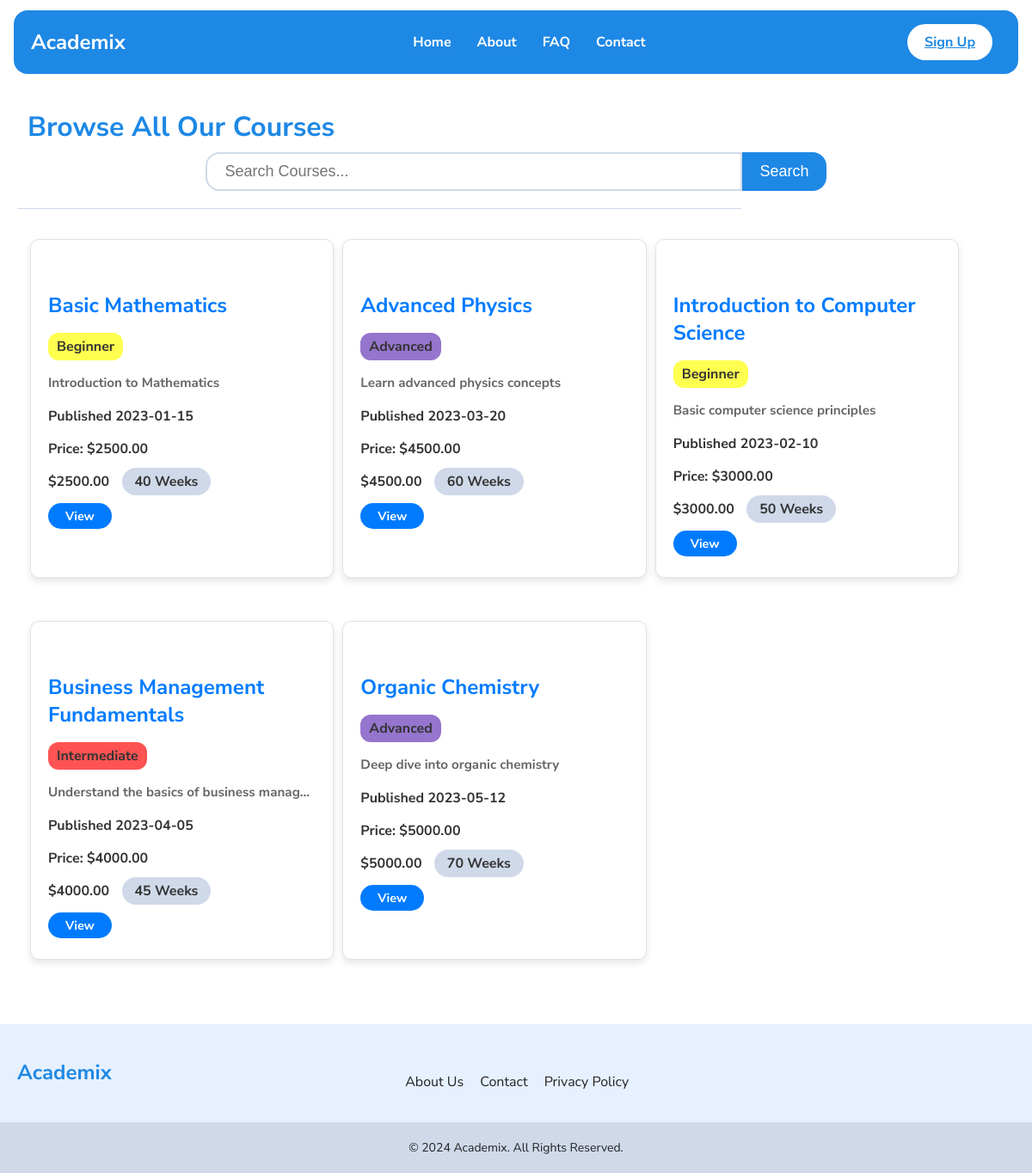
Screenshot of /courses/index.php with the database file from the repository.
### tables this page shows
CREATE TABLE course (
    course_id INT PRIMARY KEY AUTO_INCREMENT,
    course_name VARCHAR(255),
    level VARCHAR(50),
    thumbnail_url VARCHAR(255),
    description TEXT,
    published_date DATE,
    price DECIMAL(10, 2),
    duration INT,
    subject_id INT,
    remarks TEXT,
    status VARCHAR(50),
    reviewed_time DATETIME,
    reviewer_id INT,
    publish_time DATETIME,
    publisher_id INT,
    FOREIGN KEY (subject_id) REFERENCES subject(subject_id),
    FOREIGN KEY (reviewer_id) REFERENCES course_reviewer(reviewer_id),
    FOREIGN KEY (publisher_id) REFERENCES course_publisher(publisher_id)
);

### courses/index.php (the view, shortened to what this page needs)
<!DOCTYPE html>
<html lang="en">
<head>
    <?php
    include "../utils/db.php";
    $search_query = isset($_GET['search']) ? $conn->real_escape_string($_GET['search']) : '';
    if (!empty($search_query)) {
        $sql = "SELECT * FROM course WHERE course_name LIKE '%$search_query%'";
    } else {
        $sql = "SELECT * FROM course";
    }
    $result = $conn->query($sql);
    ?>
    <link rel="stylesheet" href="../styles/global.css">
    <link rel="stylesheet" href="../styles/components.css">
    <link rel="stylesheet" href="../styles/all-courses.css">
    <link rel="stylesheet" href="../styles/components/search-bar.css">
    <link rel="stylesheet" href="../styles/components/loader.css">
</head>
<body>
    <?php
    include "../components/header.php";
    ?>
    <main>
        <h1 class="heading">Browse All Our Courses</h1>
        <form action="" method="GET" class="search-bar search-bar-margin">
            <input type="text" id="search-input" name="search" placeholder="Search Courses..." value="<?= $search_query ?>" oninput="searchCourses()">
            <button id="search-button" type="submit">Search</button>
        </form>
        <div class="courses-list">
            <div class="course-item">
                <div class="course-container">
                    <div class="course-box">
                        <div class='course-container' id="search-list" class="search-list">
                            <?php if ($result->num_rows > 0): ?>
                                <?php while ($row = $result->fetch_assoc()): ?>
                                    <div class='card mb-3 course-card'>
                                        <div class='row g-0'>
                                            <div class='col-md-12'>
                                                <div class='card-body'>
                                                    <h5 class='card-title'><?= $row['course_name'] ?></h5>
                                                    <p class='card-text course-level'><?= $row['level'] ?></p>
                                                    <p class='card-text description'> <?= $row['description'] ?></p>
                                                    <p class='card-text'><strong>Published</strong> <?= $row['published_date'] ?></p>
                                                    <p class='card-text'><strong>Price:</strong> $<?= $row['price'] ?></p>
                                                    <p class='card-text'> $<?= $row['price'] ?> <span class="course-weeks"> <?= $row['duration'] ?> Weeks</span></p>
                                                    <a class='btn btn-primary btn-sm' href='../courses/watch.php?course_id=<?= $row['course_id'] ?>'>View</a>
                                                </div>
                                            </div>
                                        </div>
                                    </div>
                                <?php endwhile; ?>
                            <?php else: ?>
                                <p>No courses found for your search.</p>
                            <?php endif; ?>
                        </div>
                    </div>
                </div>
            </div>
        </div>
    </main>
    <?php include "../components/footer.php"; ?>
</body>
</html>

### components/header.php (shortened to what this page needs)
<?php
$auth_info = [
  "user" =>  ["redirect" => "../user", "button" => "Dashboard"],
  "admin" => ["redirect" => "/admin", "button" => "Administrator"],
  "support" => ["redirect" => "/support", "button" => "Support"],
  "reviewer" => ["redirect" => "../reviewer", "button" => "Reviewer"],
  "publisher" => ["redirect" => "../publisher", "button" => "Publisher"]
];
?>
<header class="header">
  <a class="logo" href="/">Academix</a>
  <nav class="nav">
    <ul class="nav-links">
      <li><a href="/">Home</a></li>
      <li><a href="/about-us">About</a></li>
      <li><a href="/faq">FAQ</a></li>
      <li><a href="/contact-us">Contact</a></li>
    </ul>
  </nav>
  <?php if (isset($_SESSION['user_id'])) { ?>
    <a class="special-button" href="<?php
                                    $role = $_SESSION['role'];
                                    echo $auth_info[$role]['redirect'];
                                    ?>">
      <?php echo $auth_info[$role]['button']; ?>
    </a>
    <form method="post" style="display:inline;">
      <button type="submit" name="sign_out" class="special-button">Sign Out</button>
    </form>
  <?php } else { ?>
    <a class="special-button" href="/sign-up">Sign Up</a>
  <?php } ?>
</header>

### components/footer.php (shortened to what this page needs)
<footer class="footer">
  <div class="footer-content">
    <div class="footer-logo">
      <h3>Academix</h3>
    </div>
    <div class="footer-links">
      <ul>
        <li><a href="/about-us">About Us</a></li>
        <li><a href="/contact-us">Contact</a></li>
        <li><a href="/privacy-policy">Privacy Policy</a></li>
      </ul>
    </div>
    <div class="footer-social">
    </div>
  </div>
  <div class="footer-bottom">
    <p>&copy; 2024 Academix. All Rights Reserved.</p>
  </div>
</footer>

### styles/global.css (style rules this page uses)
:root { --app-bg: #ffffff; --app-white: white; --app-primary: #1e88e5; --app-secondary: #2196f3; --app-active: #cfd9e9; --app-text: #222; --app-mute: #cfd9e9; --app-special: #e6f0ff; --app-error: #ff5353; --font-size-large: 24px; --font-size-small: 14px; --transition: all 300ms ease; }
body { margin: 0; font-family: 'Nunito Sans', system-ui, -apple-system, BlinkMacSystemFont, 'Segoe UI', Roboto, Oxygen, Ubuntu, Cantarell, 'Open Sans', 'Helvetica Neue', sans-serif; background-color: var(--app-bg); }
main { min-height: 80vh; padding: 20px; }
.course-level { width: max-content; padding: 5px 10px; border-radius: 0.75rem; }

### styles/components.css (style rules this page uses)
.heading { color: var(--app-primary); margin: 0.5rem 0.75rem; }
.header { display: flex; justify-content: space-between; align-items: center; padding: 10px 20px; background-color: var(--app-primary); color: var(--app-white); margin: 0.75rem 1rem; border-radius: 1rem; }
.logo { all: unset; cursor: pointer; font-size: 1.5rem; font-weight: bold; }
.nav { flex: 1; }
.nav-links { list-style: none; display: flex; justify-content: center; }
.nav-links li { margin: 0 15px; }
.nav-links a { color: var(--app-white); font-weight: bold; text-decoration: none; }
.special-button { background-color: var(--app-white); border: none; padding: 10px 20px; margin-inline: 10px; color: var(--app-primary); font-weight: bold; border-radius: 2rem; cursor: pointer; transition: var(--transition); }
.footer { background-color: var(--app-special); color: var(--app-text); padding: 40px 0 0 0; text-align: center; }
.footer-content { display: flex; justify-content: space-between; flex-wrap: wrap; max-width: 1200px; margin: 0 auto; padding: 0 20px; }
.footer-logo h3 { font-size: 24px; margin: 0; color: var(--app-primary); }
.footer-links ul { list-style: none; padding: 0; }
.footer-links ul li { display: inline; margin-right: 15px; }
.footer-links ul li a { color: var(--app-text); text-decoration: none; font-size: 16px; transition: color 0.3s ease; }
.footer-bottom { padding: 20px 0; background-color: var(--app-active); margin-top: 20px; }
.footer-bottom p { margin: 0; font-size: 14px; }

### styles/all-courses.css (style rules this page uses)
.btn { display: inline-block; padding: 8px 12px; margin: 4px 0; border: none; border-radius: 4px; cursor: pointer; text-align: center; text-decoration: none; }
.btn-primary { background-color: #007bff; color: white; }
.btn-sm { font-size: 0.9em; padding: 6px 10px; }
.courses-list { display: flex; flex-direction: column; }
.course-item { font-weight: bold; display: flex; justify-content: space-between; align-items: flex-start; margin-bottom: 20px; padding: 15px; border-top: 1px solid var(--app-mute); width: 70%; }
.course-container { display: flex; flex-direction: column; gap: 40px; height: 100%; }
.course-card { border: 1px solid #dee2e6; border-radius: 10px; box-shadow: 0 4px 8px rgba(0, 0, 0, 0.1); transition: transform 0.2s ease-in-out; background-color: #fff; overflow: hidden; margin: 20px 0; }
.course-card .card-body { padding: 20px; }
.course-card .card-title { font-size: 1.5rem; color: #007bff; margin-bottom: 15px; }
.course-card .card-text { font-size: 1rem; margin-bottom: 10px; color: #333; }
.course-card .description { color: #666; font-size: 0.95rem; line-height: 1.5; max-height: 60px; overflow: hidden; text-overflow: ellipsis; white-space: nowrap; }
.course-card .btn { background-color: #007bff; border: none; border-radius: 50px; padding: 5px 20px; transition: background-color 0.2s ease-in-out; }
.course-container { display: grid; width: 90vw; grid-template-columns: repeat(3, 1fr); gap: 10px; }
.course-weeks { margin-inline: 10px; background-color: var(--app-mute); border-radius: 1rem; padding: 5px 15px; }

### styles/components/search-bar.css (style rules this page uses)
.search-bar { display: flex; width: 100%; display: flex; justify-content: center; }
.search-bar input { width: 50%; padding: 10px; padding-inline: 20px; border-radius: 1rem 0rem 0rem 1rem; border: 2px solid var(--app-mute); background-color: var(--app-white); font-size: large; }
#search-button { padding: 5px; cursor: pointer; background-color: var(--app-primary); color: var(--app-white); border: none; border-radius: 0rem 1rem 1rem 0rem; font-size: large; padding-inline: 20px; transition: var(--transition); }
.search-bar-margin { margin-bottom: 20px; }

### rows the page displays
course: course_name "Basic Mathematics", level "Beginner", description "Introduction to Mathematics", published_date "2023-01-15", price "2500.00", duration "40"
course: course_name "Advanced Physics", level "Advanced", description "Learn advanced physics concepts", published_date "2023-03-20", price "4500.00", duration "60"
course: course_name "Introduction to Computer Science", level "Beginner", description "Basic computer science principles", published_date "2023-02-10", price "3000.00", duration "50"
course: course_name "Business Management Fundamentals", level "Intermediate", description "Understand the basics of business manag…", published_date "2023-04-05", price "4000.00", duration "45"
course: course_name "Organic Chemistry", level "Advanced", description "Deep dive into organic chemistry", published_date "2023-05-12", price "5000.00", duration "70"
